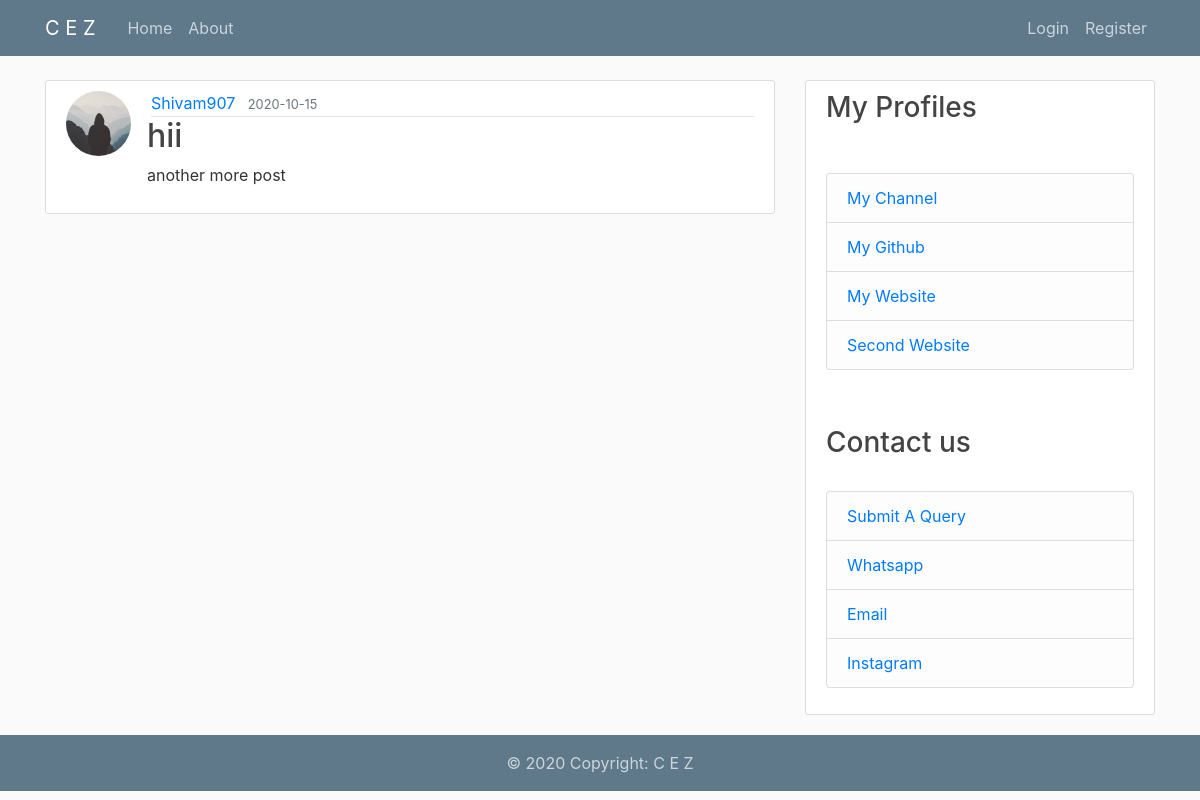
Screenshot of /post/3 with the database file from the repository.
### flaskblog/models.py (models this page shows, shortened)
class User(db.Model, UserMixin):
    id = db.Column(db.Integer, primary_key=True)
    username = db.Column(db.String(20), unique=True, nullable=False)
    email = db.Column(db.String(120), unique=True, nullable=False)
    image_file = db.Column(db.String(20), nullable=False, default='default.jpg')
    password = db.Column(db.String(60), nullable=False)
    posts = db.relationship('Post', backref='author', lazy=True)

class Post(db.Model):
    id = db.Column(db.Integer, primary_key=True)
    title = db.Column(db.String(100), nullable=False)
    date_posted = db.Column(db.DateTime, nullable=False, default=datetime.utcnow)
    content = db.Column(db.Text, nullable=False)
    user_id = db.Column(db.Integer, db.ForeignKey('user.id'), nullable=False)
    img_file = db.Column(db.String(20), nullable=False, default='default.jpg'), '{self.img_file}'

### flaskblog/routes.py (the view)
@app.route("/post/<int:post_id>")
def post(post_id):
    post = Post.query.get_or_404(post_id)
    return render_template('post.html', title=post.title, post=post)

### flaskblog/templates/post.html (shortened to what this page needs)
{% extends "layout.html" %}
{% block content %}
  <article class="media content-section">
    <img class="rounded-circle article-img" src="{{ url_for('static', filename='profile_pics/' + post.author.image_file) }}">
    <div class="media-body">
      <div class="article-metadata">
        <a class="mr-2" href="{{ url_for('user_posts', username=post.author.username) }}">{{ post.author.username }}</a>
        <small class="text-muted">{{ post.date_posted.strftime('%Y-%m-%d') }}</small>
      </div>
      <h2 class="article-title">{{ post.title }}</h2>
      <p class="article-content">{{ post.content }}</p>
    </div>
  </article>
{% endblock content %}

### flaskblog/static/main.css (style rules this page uses)
body { background: #fafafa; color: #333333; margin-top: 5rem; }
h1, h2, h3, h4, h5, h6 { color: #444444; }
.content-section { background: #ffffff; padding: 10px 20px; border: 1px solid #dddddd; border-radius: 3px; margin-bottom: 20px; }
.article-title { color: #444444; }
.article-content { white-space: pre-line; }
.article-img { height: 65px; width: 65px; margin-right: 16px; }
.article-metadata { padding-bottom: 1px; margin-left: 4px; border-bottom: 1px solid #e3e3e3 }

### flaskblog/templates/layout.html (style rules this page uses)
img { width: 40px; height: 40px; }

### rows the page displays
User: image_file (placeholder picture), author.username "Shivam907"
Post: date_posted "2020-10-15", title "hii", content "another more post"
